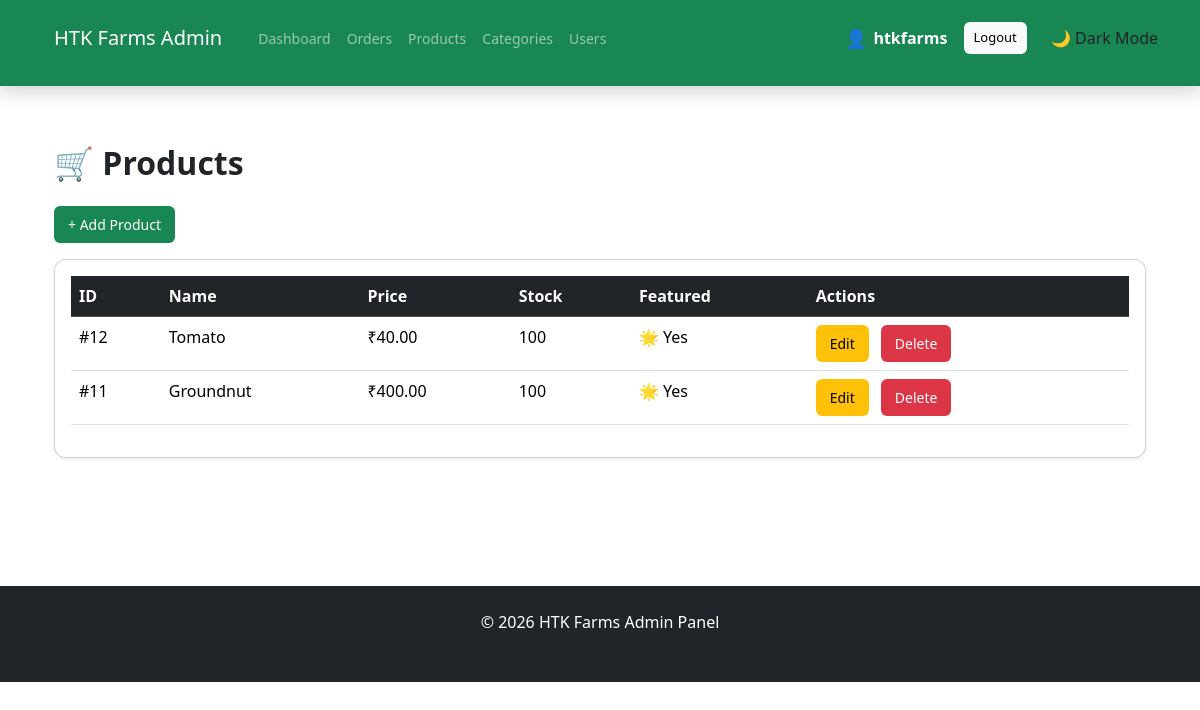
The app's page /admin-products/ (signed in) with its own data.
### htkapp/models.py (models this page shows, shortened)
class Product(models.Model):
    name = models.CharField(max_length=200)
    category = models.ForeignKey(Category, on_delete=models.CASCADE)
    price = models.DecimalField(max_digits=10, decimal_places=2)
    card_image = CloudinaryField('image')
    detail_image = CloudinaryField('image')
    description = models.TextField()
    stock = models.IntegerField()
    is_featured = models.BooleanField(default=False)

### htkapp/decorators.py (the view)
    def wrapper(request, *args, **kwargs):
        if not request.user.is_authenticated or not request.user.is_staff:
            return redirect("home")  # or login page
        return view_func(request, *args, **kwargs)

### htkapp/context_processors.py (called while the page is built)
def categories_processor(request):
    return {
        "categories": Category.objects.all()
    }

### htkapp/views.py (called while the page is built)
def get_cart_count(request):
    if request.user.is_authenticated:
        count = sum(item.quantity for item in CartItem.objects.filter(user=request.user))
    else:
        count = 0
    return {
        "cart_count": count
    }

@admin_required
def admin_products(request):
    products = Product.objects.all().order_by("-id")
    return render(request, "admin/products.html", {"products": products})

### templates/admin/products.html
{% extends "admin/base.html" %}
{% block content %}
<div class="container mt-4">
  <h2 class="mb-4 fw-bold">🛒 Products</h2>
  <a href="/admin-products/add/" class="btn btn-success mb-3">
    + Add Product
  </a>
  <div class="card shadow-sm">
    <div class="card-body">
      <table class="table table-hover">
        <thead class="table-dark">
          <tr>
            <th>ID</th>
            <th>Name</th>
            <th>Price</th>
            <th>Stock</th>
            <th>Featured</th>
            <th>Actions</th>
          </tr>
        </thead>
        <tbody>
          {% for p in products %}
          <tr>
            <td>#{{ p.id }}</td>
            <td>{{ p.name }}</td>
            <td>₹{{ p.price }}</td>
            <td>{{ p.stock }}</td>
            <td>{% if p.is_featured %}🌟 Yes{% else %}❌ No{% endif %}</td>
            <td>
              <a href="/admin-products/edit/{{ p.id }}/" class="btn btn-sm btn-warning">
  Edit
</a>
              <a href="{% url 'delete_product' p.id %}"
   class="btn btn-sm btn-danger"
   onclick="return confirm('Are you sure you want to delete this product?');">
  Delete
</a>
            </td>
          </tr>
          {% endfor %}
        </tbody>
      </table>
    </div>
  </div>
</div>
{% endblock %}

### templates/admin/base.html (shortened to what this page needs)
<!DOCTYPE html>
<html>
<head>
    {% load static %}
    <link href="https://cdn.jsdelivr.net/npm/bootstrap@5.3.2/dist/css/bootstrap.min.css" rel="stylesheet">
    <link rel="stylesheet" href="{% static 'css/style.css' %}">
</head>
<body class="d-flex flex-column min-vh-100">
    <nav class="navbar navbar-expand-lg navbar-dark bg-success fixed-top shadow" style="height: 86px;">
        <div class="container" style="padding-top: 20px; margin-bottom: 30px;">
            <a class="navbar-brand" href="/dashboard/">HTK Farms Admin</a>
            <div class="collapse navbar-collapse" id="navbarNav">
                <ul class="navbar-nav me-auto">
                    <li class="nav-item">
                        <a class="nav-link" href="/dashboard/">Dashboard</a>
                    </li>
                    <li class="nav-item">
                        <a class="nav-link" href="/admin-orders/">Orders</a>
                    </li>
                    <li class="nav-item">
                        <a class="nav-link" href="/admin-products/">Products</a>
                    </li>
                    <li class="nav-item">
                        <a class="nav-link" href="{% url 'manage_categories' %}">Categories</a>
                    </li>
                    <li class="nav-item">
                        <a class="nav-link" href="{% url 'admin_users' %}">Users</a>
                    </li>
                </ul>
                <div class="d-flex align-items-center gap-3">
                    {% if user.is_authenticated %}
                    <div class="d-flex align-items-center text-white">
                        <span style="font-size:18px; margin-right:6px;">👤</span>
                        <strong>{{ request.user.username }}</strong>
                    </div>
                    <a href="/logout" class="btn btn-light btn-sm">
                        Logout
                    </a>
                    {% else %}
                    <button class="btn btn-light" data-bs-toggle="modal" data-bs-target="#loginModal">
                        Account
                    </button>
                    {% endif %}
                    <button id="modeToggle" class="dropdown-item">
                    </button>
                </div>
            </div>
        </div>
    </nav>
    <div class="container" style="margin-top:65px; padding-top: 5px;" class="flex-grow-1">
        {% block content %}
        {% endblock %}
    </div>
    <footer class="bg-dark text-white mt-5 pt-4 pb-2">
        <div class="container text-center">
            <p class="mb-2">© 2026 HTK Farms Admin Panel</p>
        </div>
    </footer>
</body>
</body>
</html>

### static/css/style.css (style rules this page uses)
body { padding-top: 50px; }
.btn { padding: 8px 14px; border: none; border-radius: 6px; cursor: pointer; margin-right: 8px; font-size: 14px; }
.card { transition: 0.3s; cursor: pointer; border-radius: 12px; }
body { transition: background-color 0.3s ease, color 0.3s ease; }
#modeToggle { cursor: pointer; }
.navbar .btn { height: 32px; padding: 6px 10px; display: flex; align-items: center; font-size: 13px; }
section, .container { margin-bottom: 40px; }
.btn { transition: 0.3s; white-space: nowrap; }
.navbar-nav { flex-wrap: wrap; }
.container { max-width: 1140px; }
.navbar { padding-top: 0 !important; padding-bottom: 0 !important; min-height: 40px; }
.navbar-brand { font-size: 20px; padding: 8px 12px 8px 12px; }
.navbar-nav .nav-link { padding-top: 6px; padding-bottom: 6px; font-size: 14px; }

### records on screen
Product: id "12", name "Tomato", price "40.00", stock "100", is_featured "🌟 Yes"
Product: id "11", name "Groundnut", price "400.00", stock "100", is_featured "🌟 Yes"

### other values on screen
{{ request.user.username }} "htkfarms"
